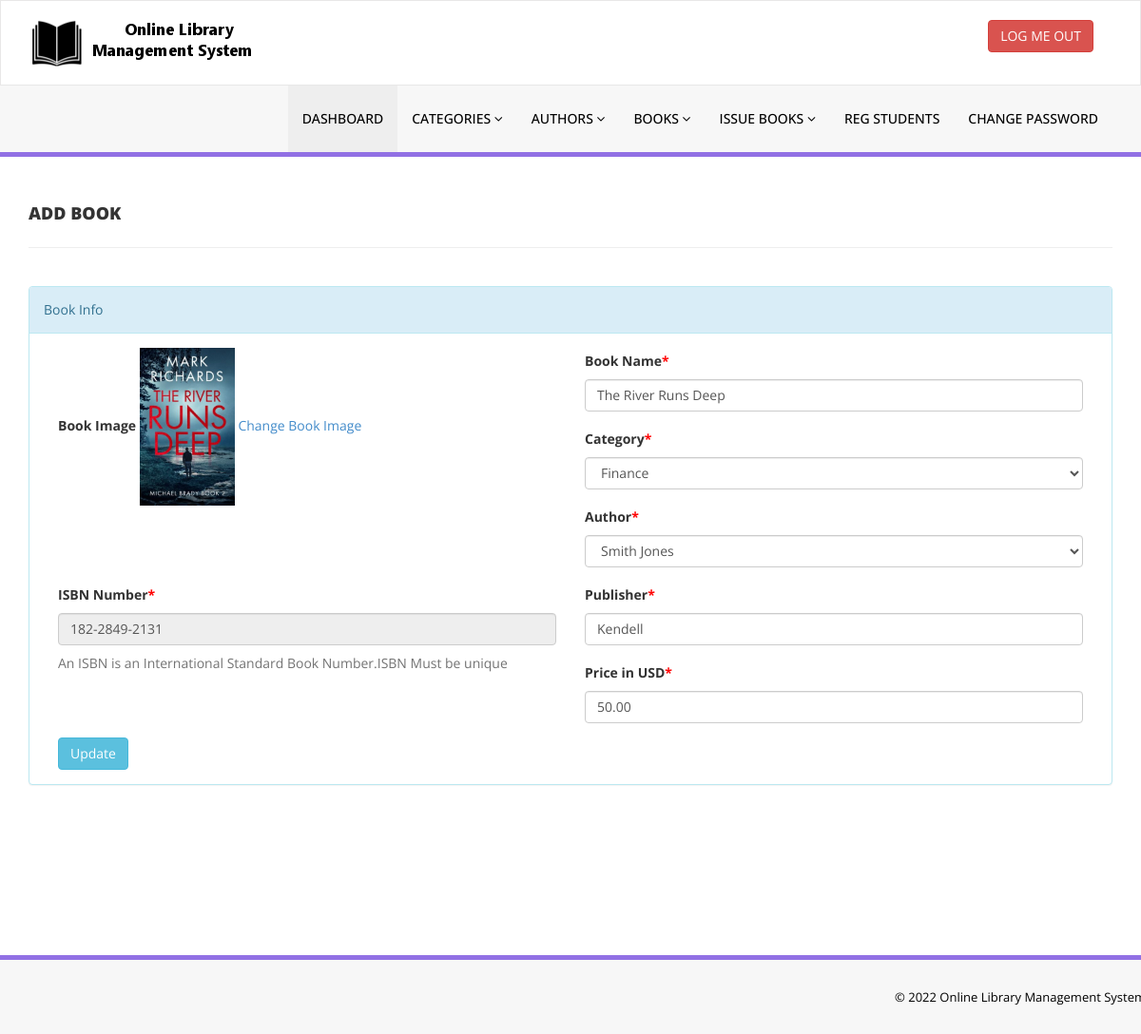
/admin/edit-book.php?bookid=14 (signed in), run on the app's committed database.
### tables this page shows
CREATE TABLE `tblbooks` (
  `id` int(11) NOT NULL,
  `BookName` varchar(255) DEFAULT NULL,
  `CatId` int(11) DEFAULT NULL,
  `AuthorId` int(11) DEFAULT NULL,
  `ISBNNumber` varchar(25) DEFAULT NULL,
  `BookPrice` decimal(10,2) DEFAULT NULL,
  `publisher` varchar(255) DEFAULT NULL,
  `bookImage` varchar(250) NOT NULL,
  `isIssued` int(1) DEFAULT NULL,
  `RegDate` timestamp NULL DEFAULT current_timestamp(),
  `UpdationDate` timestamp NULL DEFAULT NULL ON UPDATE current_timestamp()
);

CREATE TABLE `tblcategory` (
  `id` int(11) NOT NULL,
  `CategoryName` varchar(150) DEFAULT NULL,
  `Status` int(1) DEFAULT NULL,
  `CreationDate` timestamp NULL DEFAULT current_timestamp(),
  `UpdationDate` timestamp NULL DEFAULT '0000-00-00 00:00:00' ON UPDATE current_timestamp()
);

CREATE TABLE `tblauthors` (
  `id` int(11) NOT NULL,
  `AuthorName` varchar(159) DEFAULT NULL,
  `creationDate` timestamp NULL DEFAULT current_timestamp(),
  `UpdationDate` timestamp NULL DEFAULT NULL ON UPDATE current_timestamp()
);

### admin/edit-book.php (the view, shortened to what this page needs)
<?php
include('includes/config.php');
if(strlen($_SESSION['alogin'])==0)
    {
header('location:index.php');
}
else{
?>
<!DOCTYPE html>
<html xmlns="http://www.w3.org/1999/xhtml">
<head>
    <link href="assets/css/bootstrap.css" rel="stylesheet" />
    <link href="assets/css/font-awesome.css" rel="stylesheet" />
    <link href="assets/css/style.css" rel="stylesheet" />
</head>
<body>
<?php include('includes/header.php');?>
    <div class="content-wrapper">
         <div class="container">
        <div class="row pad-botm">
            <div class="col-md-12">
                <h4 class="header-line">Add Book</h4>
                            </div>
</div>
<div class="row">
<div class="col-md12 col-sm-12 col-xs-12">
<div class="panel panel-info">
<div class="panel-heading">
Book Info
</div>
<div class="panel-body">
<form role="form" method="post">
<?php
$bookid=intval($_GET['bookid']);
$sql = "SELECT tblbooks.BookName, publisher, tblcategory.CategoryName,tblcategory.id as cid,tblauthors.AuthorName,tblauthors.id as athrid,tblbooks.ISBNNumber,tblbooks.BookPrice,tblbooks.id as bookid,tblbooks.bookImage from  tblbooks join tblcategory on tblcategory.id=tblbooks.CatId join tblauthors on tblauthors.id=tblbooks.AuthorId where tblbooks.id=:bookid";
$query = $dbh -> prepare($sql);
$query->bindParam(':bookid',$bookid,PDO::PARAM_STR);
$query->execute();
$results=$query->fetchAll(PDO::FETCH_OBJ);
if($query->rowCount() > 0)
{
foreach($results as $result)
{               ?>
<div class="col-md-6">
<div class="form-group">
<label>Book Image</label>
<img src="bookimg/<?php echo htmlentities($result->bookImage);?>" width="100">
<a href="change-bookimg.php?bookid=<?php echo htmlentities($result->bookid);?>">Change Book Image</a>
</div></div>
<div class="col-md-6">
<div class="form-group">
<label>Book Name<span style="color:red;">*</span></label>
<input class="form-control" type="text" name="bookname" value="<?php echo htmlentities($result->BookName);?>" required />
</div></div>
<div class="col-md-6">
<div class="form-group">
<label> Category<span style="color:red;">*</span></label>
<select class="form-control" name="category" required="required">
<option value="<?php echo htmlentities($result->cid);?>"> <?php echo htmlentities($catname=$result->CategoryName);?></option>
</select>
</div></div>
<div class="col-md-6">
<div class="form-group">
<label> Author<span style="color:red;">*</span></label>
<select class="form-control" name="author" required="required">
<option value="<?php echo htmlentities($result->athrid);?>"> <?php echo htmlentities($athrname=$result->AuthorName);?></option>
</select>
</div></div>
<div class="col-md-6">
<div class="form-group">
<label>ISBN Number<span style="color:red;">*</span></label>
<input class="form-control" type="text" name="isbn" value="<?php echo htmlentities($result->ISBNNumber);?>"  readonly />
<p class="help-block">An ISBN is an International Standard Book Number.ISBN Must be unique</p>
</div></div>
<div class="col-md-6">
 <div class="form-group">
 <label>Publisher<span style="color:red;">*</span></label>
 <input class="form-control" type="text" name="publisher" value="<?php echo htmlentities($result->publisher);?>"   required="required" />
 </div></div>
 <div class="col-md-6">
 <div class="form-group">
 <label>Price in USD<span style="color:red;">*</span></label>
 <input class="form-control" type="text" name="price" value="<?php echo htmlentities($result->BookPrice);?>"   required="required" />
 </div></div>
 <?php }} ?><div class="col-md-12">
<button type="submit" name="update" class="btn btn-info">Update </button></div>
                                    </form>
                            </div>
                        </div>
                            </div>
        </div>
    </div>
    </div>
  <?php include('includes/footer.php');?>
</body>
</html>
<?php } ?>

### admin/assets/css/style.css (style rules this page uses)
.content-wrapper { margin-top: 40px; min-height:800px; padding-bottom:90px; }
.header-line { font-weight:900; padding-bottom:25px; border-bottom:1px solid #eeeeee; text-transform:uppercase; }
.pad-botm { padding-bottom:30px; }

### data on the page
tblbooks: bookImage (picture), bookname "The River Runs Deep", category "Finance", author "Smith Jones", isbn "182-2849-2131", publisher "Kendell", price "50.00"
